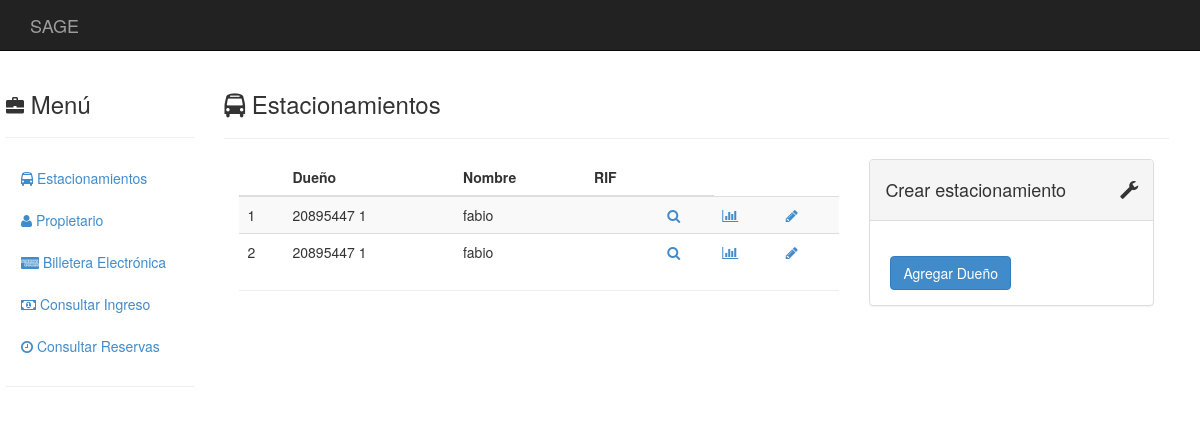
The app's page /estacionamientos/, older data.
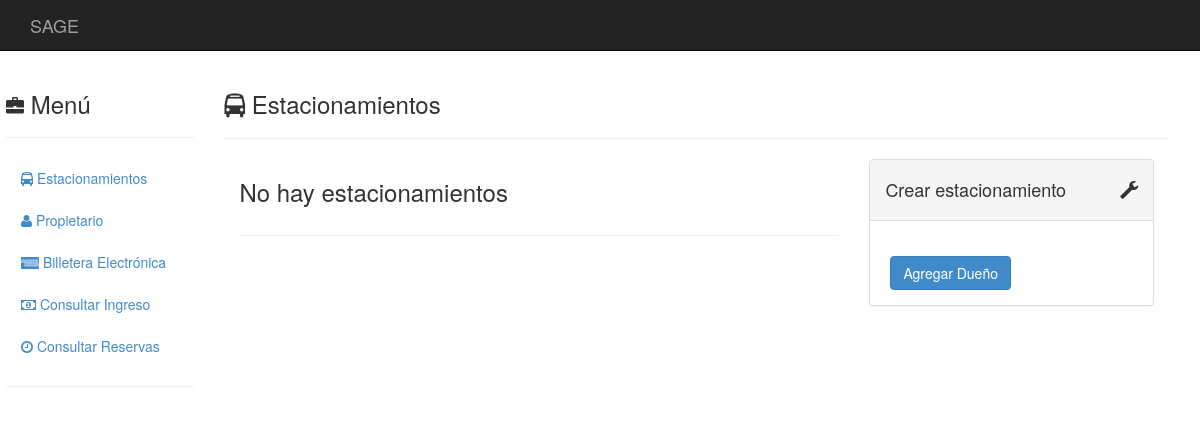
The same page, newer data.
### estacionamientos/models.py (models this page shows, shortened)
class Estacionamiento(models.Model):
	propietario = models.ForeignKey(Propietario)
	nombre      = models.CharField(max_length = 50)
	direccion   = models.TextField(max_length = 120)
	telefono1   = models.CharField(blank = True, null = True, max_length = 30)
	telefono2   = models.CharField(blank = True, null = True, max_length = 30)
	telefono3   = models.CharField(blank = True, null = True, max_length = 30)
	email1      = models.EmailField(blank = True, null = True)
	email2      = models.EmailField(blank = True, null = True)
	rif         = models.CharField(max_length = 12)
	content_type = models.ForeignKey(ContentType, null = True)
	object_id    = models.PositiveIntegerField(null = True)
	tarifa       = GenericForeignKey()
	apertura     = models.TimeField(blank = True, null = True)
	cierre       = models.TimeField(blank = True, null = True)
	capacidad    = models.IntegerField(blank = True, null = True)

class Propietario(models.Model):
	nombre       = models.CharField(max_length = 50, null = False)
	apellido     = models.CharField(max_length = 50, blank = True, null = True)
	cedula       = models.CharField(max_length = 10, null = False)
	telefono     = models.CharField(blank = True, null = True, max_length = 30)
	email        = models.EmailField(blank = True, null = True)
	def __str__(self):
		return self.cedula+' '+str(self.id)

### estacionamientos/views.py (the view, shortened to what this page needs)
def estacionamientos_all(request):
    estacionamientos = Estacionamiento.objects.all()
    form = CedulaForm()
    return render(
    request,
        'catalogo-estacionamientos.html',
        { 'form': form
        , 'estacionamientos': estacionamientos
        }
    )

### templates/catalogo-estacionamientos.html (shortened to what this page needs)
{% extends "base.html" %}
{% block innerContents%}
  <div class="col-sm-10">
    <h3><i class="fa fa-bus"></i>
      Estacionamientos
    </h3>
    <hr>
    <div class="col-md-8">
      <table class="table table-striped">
        {% if estacionamientos %}
        <thead>
          <tr>
            <th></th>
            <th>Dueño</th>
            <th>Nombre</th>
            <th>RIF</th>
            <th></th>
          </tr>
        </thead>
        <tbody>
          {% for obj in estacionamientos %}
            <tr>
              <td>{{forloop.counter}}</td>
              <td>{{obj.propietario}}</td>
              <td>{{obj.nombre}}</td>
              <td>{{obj.rif}}</td>
              <td><a href="./{{obj.id}}">
                  <i class="fa fa-search"></i>
              </a></td>
              <td><a href="./{{obj.id}}/tasa">
                  <i class="fa fa-bar-chart"></i>
              </a></td>
              <td><a href="./{{obj.id}}/editar_dueno">
                  <i class="fa fa-pencil fa-fw"></i>
              </a></td>
            </tr>
          {% endfor %}
        </tbody>
        {% else %}
          <h3>No hay estacionamientos</h3>
        {% endif %}
      </table>
      <hr>
    </div>
    <div class="col-md-4">
      <div class="panel panel-default">
        <div class="panel-heading">
          <div class="panel-title">
            <i class="glyphicon glyphicon-wrench pull-right"></i>
            <h4>
              Crear estacionamiento
            </h4>
          </div>
        </div>
        <div class="panel-body">
          <form action="." method="post" class="form form-vertical">
            <div class="control-group">
              <div class="controls">
                <button type="submit" class="btn btn-primary">
                {% if form2 == -1 %}
                  Buscar Dueño en el Sistema
                {% elif form2 == 0 %}
                  Modificar Dueño
                {% elif form2 == 2 %}
                  Agregar Estacionamiento
                {% else %}
                  Agregar Dueño
                {% endif %}
                </button>
              </div>
            </div>
          </form>
        </div>
      </div>
    </div>
  </div>
{% endblock %}

Row changes from the older to the newer data that the page shows:
removed Estacionamiento: propietario "20895447 1", nombre "fabio"
removed Estacionamiento: propietario "20895447 1", nombre "fabio"
Text that changed along with them:
text no longer shown: "Dueño Nombre RIF"
text now shown: "No hay estacionamientos"
